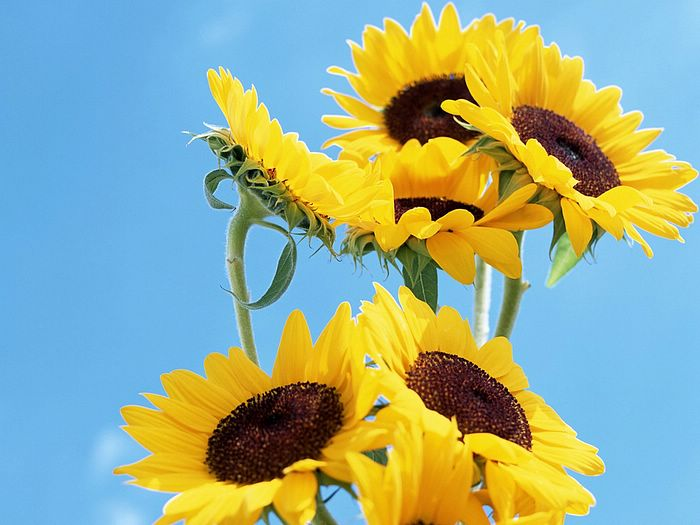
//> input picture OpenCV/test.jpg, 700 x 525 px
$ ./main ../test.jpg   (built with g++ and OpenCV 4)
//> lines starting //> are read from the running program, lines starting //| are printed output that depends on the picture
// File Name: main.cpp
// Author: YXG
// Created Time: 2019年12月31日 星期二 15时10分59秒

/*
    执行sobel算子进行边界检测
*/

#include <opencv2/imgproc.hpp>
#include <opencv2/imgcodecs.hpp>
#include <opencv2/highgui.hpp>
#include <iostream>

using namespace std;
using namespace cv;


int main(int argc,char **argv){
    cv::CommandLineParser parser(argc,argv,
                                   "{@input   | lena.jpg | input image}"
                                   "{ksize   k|1|ksize (hit 'K' to increase its value at run time)}"
                                   "{scale   s|1|scale (hit 'S' to increase its value at run time)}"
                                   "{delta   d|0|delta (hit 'D' to increase its value at run time)}"
                                   "{help    h|false|show help message}");

    cout<<"The sample uses Sobel or Scharr function for edge detection"<<endl;
    parser.printMessage();

    Mat image,src,src_gray;
    Mat grad;
    const String window_name = "Sobel Demo";
    int ksize = parser.get<int>("ksize");
    int scale = parser.get<int>("scale");
    int delta = parser.get<int>("delta");
    int ddepth = CV_16S;

    String imageName = parser.get<String>("@input");
    image = imread(imageName,IMREAD_COLOR);
//> image is the input picture: 525 rows x 700 cols, CV_8UC3; mean B, G, R 145.2, 173.7, 151.6
    if(image.empty()){
        cout<<"Error opening image"<<endl;
        return EXIT_FAILURE;
    }
    for(;;){
        //去噪
        GaussianBlur(image,src,Size(3,3),0,0,BORDER_DEFAULT);
        cvtColor(src,src_gray,COLOR_BGR2GRAY);
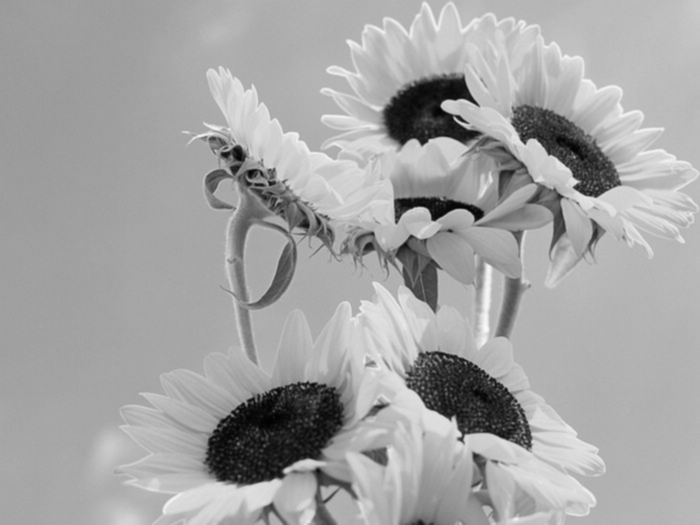
//> src_gray: 525 rows x 700 cols, CV_8UC1; min 1, max 249, mean 163.8
        Mat grad_x,grad_y;
        Mat abs_grad_x,abs_grad_y;
        Sobel(src_gray,grad_x,ddepth,1,0,ksize,scale,delta,BORDER_DEFAULT);
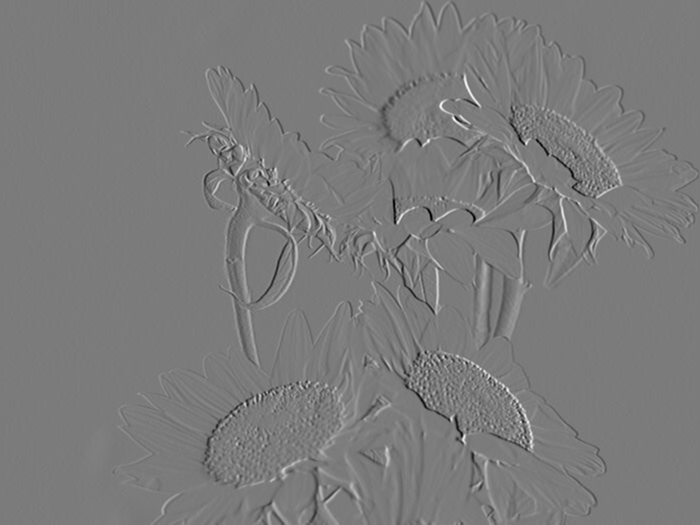
//> grad_x: 525 rows x 700 cols, CV_16SC1; min -143, max 152, mean 0.1; drawn with min black and max white
        Sobel(src_gray,grad_y,ddepth,0,1,ksize,scale,delta,BORDER_DEFAULT);
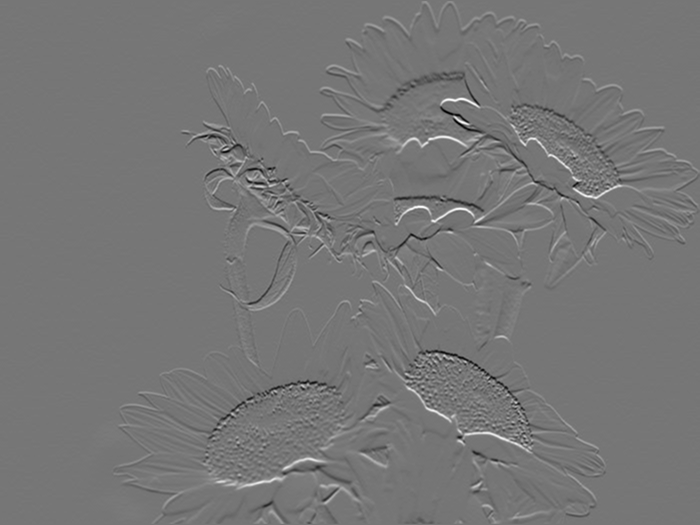
//> grad_y: 525 rows x 700 cols, CV_16SC1; min -143, max 164, mean 0; drawn with min black and max white

        //转换
        convertScaleAbs(grad_x,abs_grad_x);
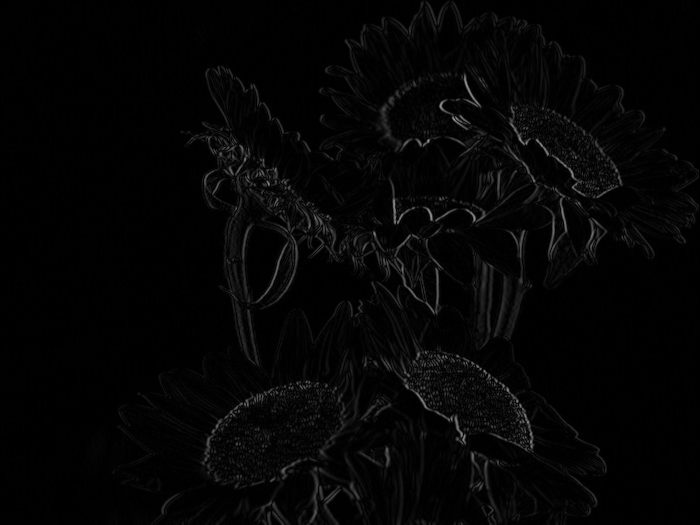
//> abs_grad_x: 525 rows x 700 cols, CV_8UC1; min 0, max 152, mean 4.9
        convertScaleAbs(grad_y,abs_grad_y);
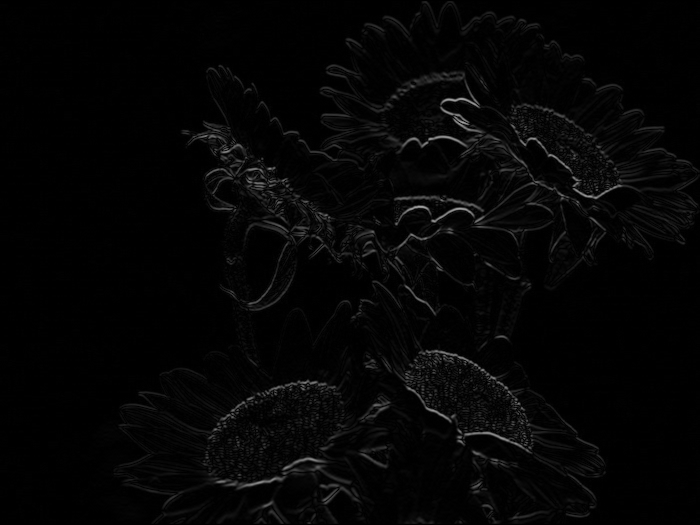
//> abs_grad_y: 525 rows x 700 cols, CV_8UC1; min 0, max 164, mean 4.9

        addWeighted(abs_grad_x,0.5,abs_grad_y,0.5,0,grad);
        imshow(window_name,grad);
        char key = (char)waitKey(0);
//> the Esc key is pressed

        if(key == 27){
           break;
           // return EXIT_SUCCESS;
        }
        if(key == 'K'||key == 'k'){
            ksize = ksize < 30?ksize+2:-1;
        }

        if(key == 'S'||key == 's'){
            scale++;
        }

        if(key == 'd'||key == 'D'){
            delta++;
        }

        if(key == 'r'||key == 'R'){
            scale = 1;
            ksize = -1;
            delta = 0;
        }


    }

    //执行拉普拉斯变换
    cout<<"开始执行拉普拉斯边界识别呢"<<endl;
    GaussianBlur(image,src,Size(3,3),0,0,BORDER_DEFAULT);
    cvtColor(src,src_gray,COLOR_BGR2GRAY);
    Mat abs_dst;
    Mat dst;
    int kernel_size =3;
    Laplacian(src_gray,dst,ddepth,kernel_size,scale,delta,BORDER_DEFAULT);
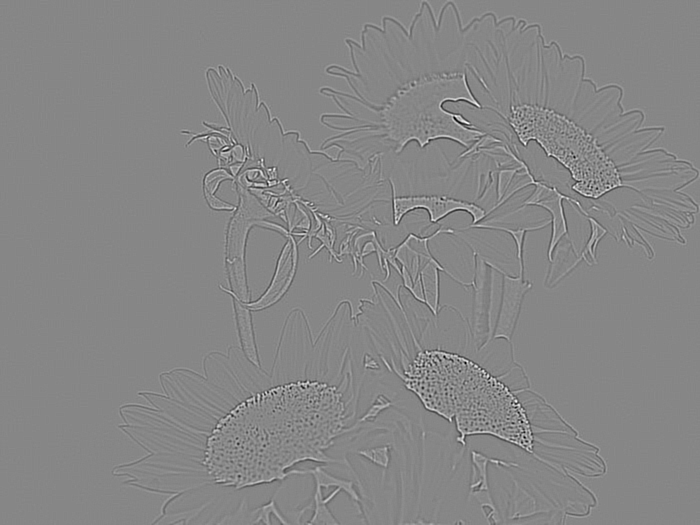
//> dst: 525 rows x 700 cols, CV_16SC1; min -462, max 412, mean 0; drawn with min black and max white
    convertScaleAbs(dst,abs_dst);
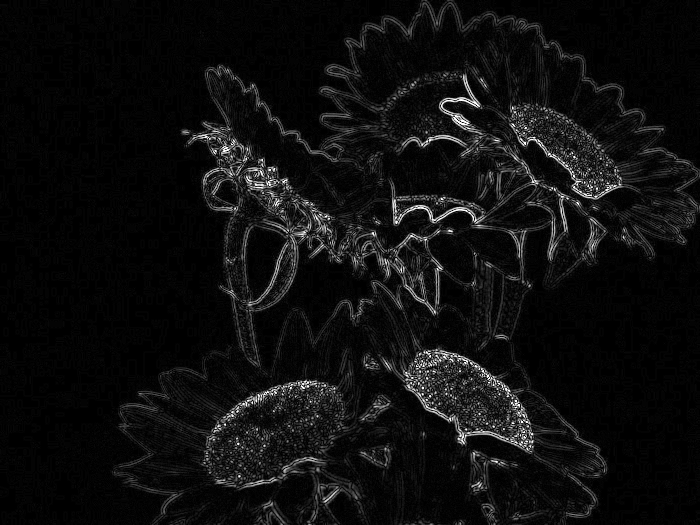
//> abs_dst: 525 rows x 700 cols, CV_8UC1; min 0, max 255, mean 14.6

    imshow("laplactian",abs_dst);
    waitKey(0);
    return 0;
}

$ run again, on OpenCV/1_1.png
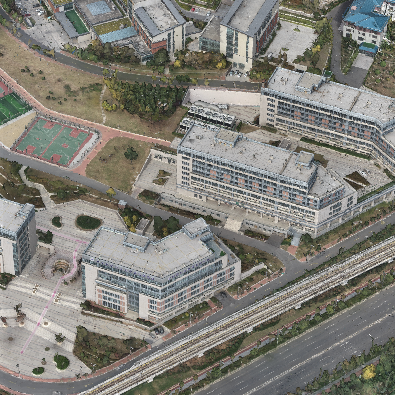
//> input picture OpenCV/1_1.png, 395 x 395 px
//> image is the input picture: 395 rows x 395 cols, CV_8UC3; mean B, G, R 121, 128.3, 129.9
//> `Laplacian(src_gray,dst,ddepth,kernel_size,scale,delta,BORDER_DEFAULT);`:
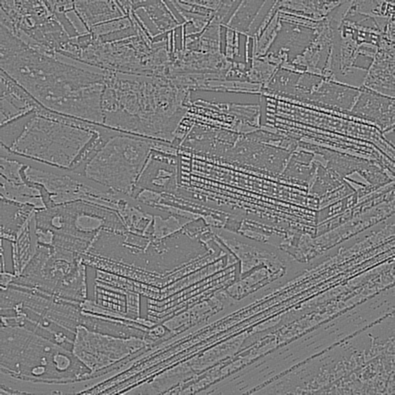
//> dst: 395 rows x 395 cols, CV_16SC1; min -390, max 408, mean 0; drawn with min black and max white
//> `convertScaleAbs(dst,abs_dst);`:
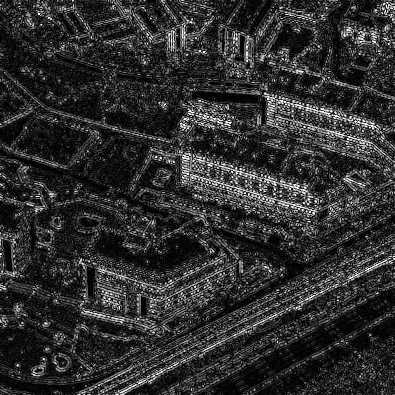
//> abs_dst: 395 rows x 395 cols, CV_8UC1; min 0, max 255, mean 47.1
